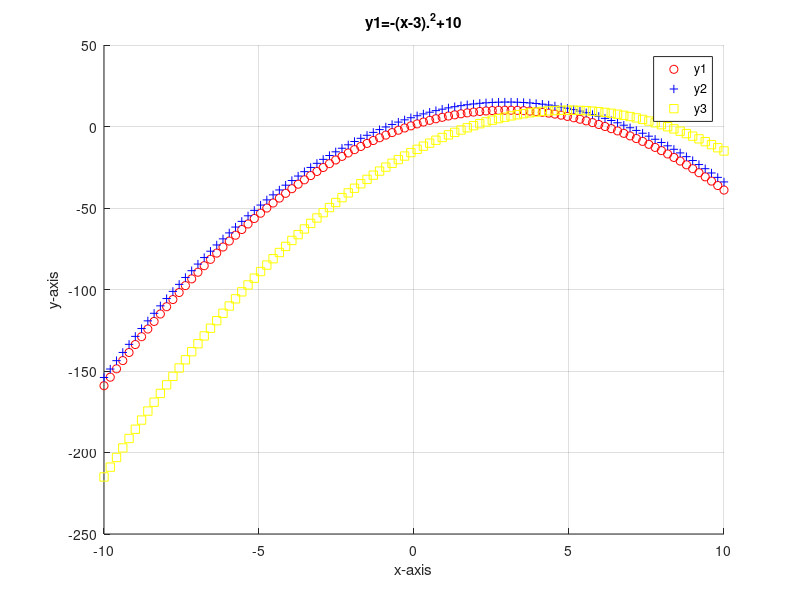

MATLAB code to generate this figure:
clc,clearvars,close all
x=linspace(-10,10,100);
y1=-(x-3).^2+10;
y2=y1+5;
y3=-(x-5).^2+10;
hold on
plot(x,y1,'ro')
xlabel('x-axis'),ylabel('y-axis')
title('y1=-(x-3).^2+10')
grid on 
hold on
plot(x,y2,'b+')

hold on
plot(x,y3,'ys')

legend('y1','y2','y3')
